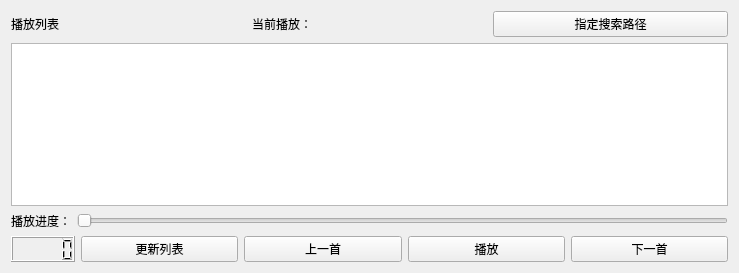
<?xml version="1.0" encoding="UTF-8"?>
<ui version="4.0">
 <class>MusicForm</class>
 <widget class="QWidget" name="MusicForm">
  <property name="geometry">
   <rect>
    <x>0</x>
    <y>0</y>
    <width>739</width>
    <height>273</height>
   </rect>
  </property>
  <property name="windowTitle">
   <string>Form</string>
  </property>
  <layout class="QVBoxLayout" name="verticalLayout">
   <item>
    <layout class="QHBoxLayout" name="horizontalLayout_3">
     <item>
      <widget class="QLabel" name="label">
       <property name="text">
        <string>播放列表</string>
       </property>
      </widget>
     </item>
     <item>
      <widget class="QLabel" name="label_2">
       <property name="text">
        <string>当前播放：</string>
       </property>
      </widget>
     </item>
     <item>
      <widget class="QPushButton" name="pushButton_6">
       <property name="text">
        <string>指定搜索路径</string>
       </property>
      </widget>
     </item>
    </layout>
   </item>
   <item>
    <widget class="QTextBrowser" name="textBrowser"/>
   </item>
   <item>
    <layout class="QHBoxLayout" name="horizontalLayout_2">
     <item>
      <widget class="QLabel" name="label_3">
       <property name="text">
        <string>播放进度：</string>
       </property>
      </widget>
     </item>
     <item>
      <widget class="QSlider" name="horizontalSlider">
       <property name="orientation">
        <enum>Qt::Horizontal</enum>
       </property>
      </widget>
     </item>
    </layout>
   </item>
   <item>
    <layout class="QHBoxLayout" name="horizontalLayout">
     <item>
      <widget class="QLCDNumber" name="lcdNumber"/>
     </item>
     <item>
      <widget class="QPushButton" name="pushButton_5">
       <property name="sizePolicy">
        <sizepolicy hsizetype="Ignored" vsizetype="Fixed">
         <horstretch>1</horstretch>
         <verstretch>0</verstretch>
        </sizepolicy>
       </property>
       <property name="text">
        <string>更新列表</string>
       </property>
      </widget>
     </item>
     <item>
      <widget class="QPushButton" name="pushButton_2">
       <property name="sizePolicy">
        <sizepolicy hsizetype="Ignored" vsizetype="Fixed">
         <horstretch>1</horstretch>
         <verstretch>0</verstretch>
        </sizepolicy>
       </property>
       <property name="text">
        <string>上一首</string>
       </property>
      </widget>
     </item>
     <item>
      <widget class="QPushButton" name="pushButton_4">
       <property name="sizePolicy">
        <sizepolicy hsizetype="Ignored" vsizetype="Fixed">
         <horstretch>1</horstretch>
         <verstretch>0</verstretch>
        </sizepolicy>
       </property>
       <property name="text">
        <string>播放</string>
       </property>
      </widget>
     </item>
     <item>
      <widget class="QPushButton" name="pushButton">
       <property name="sizePolicy">
        <sizepolicy hsizetype="Ignored" vsizetype="Fixed">
         <horstretch>1</horstretch>
         <verstretch>0</verstretch>
        </sizepolicy>
       </property>
       <property name="text">
        <string>下一首</string>
       </property>
      </widget>
     </item>
    </layout>
   </item>
  </layout>
 </widget>
 <resources/>
 <connections/>
</ui>
